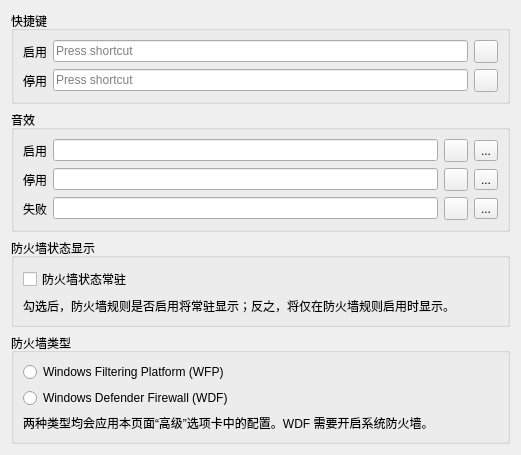
                 <widget class="QWidget" name="scrollAreaWidgetContents_3">
                  <property name="geometry">
                   <rect>
                    <x>0</x>
                    <y>0</y>
                    <width>521</width>
                    <height>452</height>
                   </rect>
                  </property>
                  <layout class="QVBoxLayout" name="verticalLayout_14">
                   <item>
                    <widget class="QGroupBox" name="groupBox">
                     <property name="title">
                      <string>快捷键</string>
                     </property>
                     <layout class="QGridLayout" name="gridLayout">
                      <item row="2" column="1">
                       <widget class="QKeySequenceEdit" name="keySeqStopFirewall"/>
                      </item>
                      <item row="0" column="1">
                       <widget class="QKeySequenceEdit" name="keySeqStartFirewall"/>
                      </item>
                      <item row="0" column="0">
                       <widget class="QLabel" name="label_15">
                        <property name="text">
                         <string>启用</string>
                        </property>
                       </widget>
                      </item>
                      <item row="0" column="2">
                       <widget class="QToolButton" name="tbClearStartFirewallHotkeyEdit">
                        <property name="icon">
                         <iconset resource="resource.qrc">
                          <normaloff>:/image/ic_cancel.ico</normaloff>:/image/ic_cancel.ico</iconset>
                        </property>
                       </widget>
                      </item>
                      <item row="2" column="0">
                       <widget class="QLabel" name="label_16">
                        <property name="text">
                         <string>停用</string>
                        </property>
                       </widget>
                      </item>
                      <item row="2" column="2">
                       <widget class="QToolButton" name="tbClearStopFirewallHotkeyEdit">
                        <property name="icon">
                         <iconset resource="resource.qrc">
                          <normaloff>:/image/ic_cancel.ico</normaloff>:/image/ic_cancel.ico</iconset>
                        </property>
                       </widget>
                      </item>
                     </layout>
                    </widget>
                   </item>
                   <item>
                    <widget class="QGroupBox" name="groupBox_3">
                     <property name="title">
                      <string>音效</string>
                     </property>
                     <layout class="QGridLayout" name="gridLayout_3">
                      <item row="2" column="2">
                       <widget class="QToolButton" name="tbFirewallPlayStopSound">
                        <property name="icon">
                         <iconset resource="resource.qrc">
                          <normaloff>:/image/ic_sound.ico</normaloff>:/image/ic_sound.ico</iconset>
                        </property>
                       </widget>
                      </item>
                      <item row="0" column="1">
                       <widget class="QLineEdit" name="leFirewallStartSoundPath"/>
                      </item>
                      <item row="2" column="1">
                       <widget class="QLineEdit" name="leFirewallStopSoundPath"/>
                      </item>
                      <item row="3" column="2">
                       <widget class="QToolButton" name="tbFirewallPlayErrorSound">
                        <property name="icon">
                         <iconset resource="resource.qrc">
                          <normaloff>:/image/ic_sound.ico</normaloff>:/image/ic_sound.ico</iconset>
                        </property>
                       </widget>
                      </item>
                      <item row="0" column="0">
                       <widget class="QLabel" name="label">
                        <property name="text">
                         <string>启用</string>
                        </property>
                       </widget>
                      </item>
                      <item row="0" column="3">
                       <widget class="QToolButton" name="tbFirewallSelectStartSound">
                        <property name="text">
                         <string notr="true">...</string>
                        </property>
                       </widget>
                      </item>
                      <item row="0" column="2">
                       <widget class="QToolButton" name="tbFirewallPlayStartSound">
                        <property name="icon">
                         <iconset resource="resource.qrc">
                          <normaloff>:/image/ic_sound.ico</normaloff>:/image/ic_sound.ico</iconset>
                        </property>
                       </widget>
                      </item>
                      <item row="3" column="3">
                       <widget class="QToolButton" name="tbFirewallSelectErrorSound">
                        <property name="text">
                         <string notr="true">...</string>
                        </property>
                       </widget>
                      </item>
                      <item row="2" column="0">
                       <widget class="QLabel" name="label_2">
                        <property name="text">
                         <string>停用</string>
                        </property>
                       </widget>
                      </item>
                      <item row="3" column="0">
                       <widget class="QLabel" name="label_3">
                        <property name="text">
                         <string>失败</string>
                        </property>
                       </widget>
                      </item>
                      <item row="3" column="1">
                       <widget class="QLineEdit" name="leFirewallErrorSoundPath"/>
                      </item>
                      <item row="2" column="3">
                       <widget class="QToolButton" name="tbFirewallSelectStopSound">
                        <property name="text">
                         <string notr="true">...</string>
                        </property>
                       </widget>
                      </item>
                     </layout>
                    </widget>
                   </item>
                   <item>
                    <widget class="QGroupBox" name="groupBox_7">
                     <property name="title">
                      <string>防火墙状态显示</string>
                     </property>
                     <layout class="QVBoxLayout" name="verticalLayout_20">
                      <item>
                       <widget class="QCheckBox" name="cbFirewallAlwaysDisplay">
                        <property name="text">
                         <string>防火墙状态常驻</string>
                        </property>
                       </widget>
                      </item>
                      <item>
                       <widget class="QLabel" name="label_30">
                        <property name="text">
                         <string>勾选后，防火墙规则是否启用将常驻显示；反之，将仅在防火墙规则启用时显示。</string>
                        </property>
                        <property name="wordWrap">
                         <bool>true</bool>
                        </property>
                       </widget>
                      </item>
                     </layout>
                    </widget>
                   </item>
                   <item>
                    <widget class="QGroupBox" name="groupBox_33">
                     <property name="title">
                      <string>防火墙类型</string>
                     </property>
                     <layout class="QVBoxLayout" name="verticalLayout_27">
                      <item>
                       <widget class="QRadioButton" name="rbFirewallWfp">
                        <property name="text">
                         <string notr="true">Windows Filtering Platform (WFP)</string>
                        </property>
                       </widget>
                      </item>
                      <item>
                       <widget class="QRadioButton" name="rbFirewallWdf">
                        <property name="text">
                         <string notr="true">Windows Defender Firewall (WDF)</string>
                        </property>
                       </widget>
                      </item>
                      <item>
                       <widget class="QLabel" name="label_79">
                        <property name="text">
                         <string>两种类型均会应用本页面“高级”选项卡中的配置。WDF 需要开启系统防火墙。</string>
                        </property>
                        <property name="wordWrap">
                         <bool>true</bool>
                        </property>
                       </widget>
                      </item>
                     </layout>
                    </widget>
                   </item>
                   <item>
                    <spacer name="spacer_7">
                     <property name="orientation">
                      <enum>Qt::Orientation::Vertical</enum>
                     </property>
                     <property name="sizeHint" stdset="0">
                      <size>
                       <width>20</width>
                       <height>1</height>
                      </size>
                     </property>
                    </spacer>
                   </item>
                  </layout>
                 </widget>
